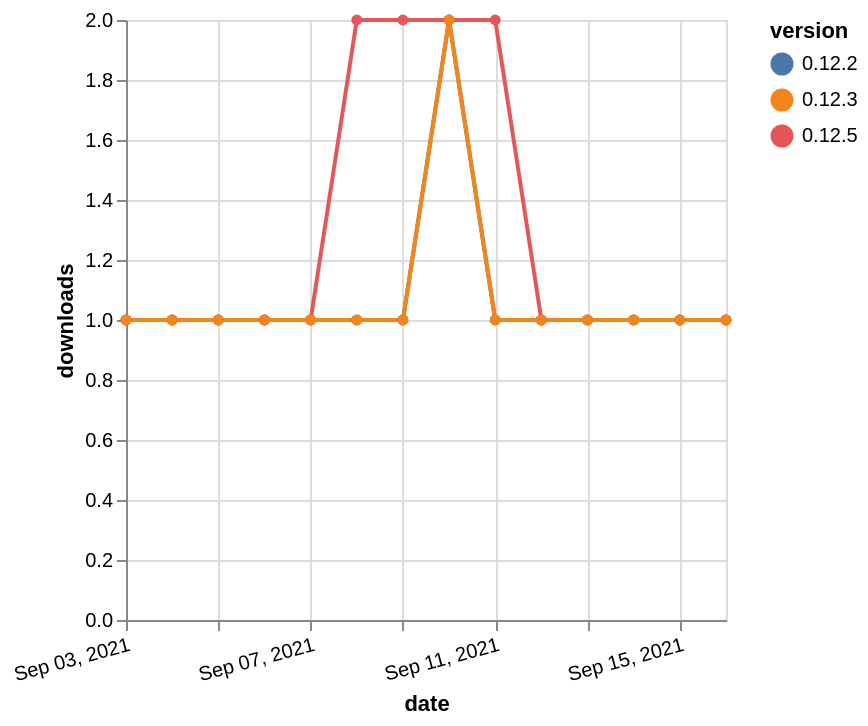

Write the Vega-Lite specification saved for this chart.
### Vega-Lite specification from a JSON file in a GitHub repository (floating-point values rounded to 4 significant figures)
{"$schema": "https://vega.github.io/schema/vega-lite/v5.json", "description": "A simple bar chart with embedded data.", "data": {"values": [{"date": "2021-09-03", "total": 144, "delta": 1, "version": "0.12.2"}, {"date": "2021-09-04", "total": 145, "delta": 1, "version": "0.12.2"}, {"date": "2021-09-05", "total": 146, "delta": 1, "version": "0.12.2"}, {"date": "2021-09-06", "total": 147, "delta": 1, "version": "0.12.2"}, {"date": "2021-09-07", "total": 148, "delta": 1, "version": "0.12.2"}, {"date": "2021-09-08", "total": 149, "delta": 1, "version": "0.12.2"}, {"date": "2021-09-09", "total": 150, "delta": 1, "version": "0.12.2"}, {"date": "2021-09-10", "total": 152, "delta": 2, "version": "0.12.2"}, {"date": "2021-09-11", "total": 153, "delta": 1, "version": "0.12.2"}, {"date": "2021-09-12", "total": 154, "delta": 1, "version": "0.12.2"}, {"date": "2021-09-13", "total": 155, "delta": 1, "version": "0.12.2"}, {"date": "2021-09-14", "total": 156, "delta": 1, "version": "0.12.2"}, {"date": "2021-09-15", "total": 157, "delta": 1, "version": "0.12.2"}, {"date": "2021-09-16", "total": 158, "delta": 1, "version": "0.12.2"}, {"date": "2021-09-03", "total": 215, "delta": 1, "version": "0.12.5"}, {"date": "2021-09-04", "total": 216, "delta": 1, "version": "0.12.5"}, {"date": "2021-09-05", "total": 217, "delta": 1, "version": "0.12.5"}, {"date": "2021-09-06", "total": 218, "delta": 1, "version": "0.12.5"}, {"date": "2021-09-07", "total": 219, "delta": 1, "version": "0.12.5"}, {"date": "2021-09-08", "total": 221, "delta": 2, "version": "0.12.5"}, {"date": "2021-09-09", "total": 223, "delta": 2, "version": "0.12.5"}, {"date": "2021-09-10", "total": 225, "delta": 2, "version": "0.12.5"}, {"date": "2021-09-11", "total": 227, "delta": 2, "version": "0.12.5"}, {"date": "2021-09-12", "total": 228, "delta": 1, "version": "0.12.5"}, {"date": "2021-09-13", "total": 229, "delta": 1, "version": "0.12.5"}, {"date": "2021-09-14", "total": 230, "delta": 1, "version": "0.12.5"}, {"date": "2021-09-15", "total": 231, "delta": 1, "version": "0.12.5"}, {"date": "2021-09-16", "total": 232, "delta": 1, "version": "0.12.5"}, {"date": "2021-09-03", "total": 142, "delta": 1, "version": "0.12.3"}, {"date": "2021-09-04", "total": 143, "delta": 1, "version": "0.12.3"}, {"date": "2021-09-05", "total": 144, "delta": 1, "version": "0.12.3"}, {"date": "2021-09-06", "total": 145, "delta": 1, "version": "0.12.3"}, {"date": "2021-09-07", "total": 146, "delta": 1, "version": "0.12.3"}, {"date": "2021-09-08", "total": 147, "delta": 1, "version": "0.12.3"}, {"date": "2021-09-09", "total": 148, "delta": 1, "version": "0.12.3"}, {"date": "2021-09-10", "total": 150, "delta": 2, "version": "0.12.3"}, {"date": "2021-09-11", "total": 151, "delta": 1, "version": "0.12.3"}, {"date": "2021-09-12", "total": 152, "delta": 1, "version": "0.12.3"}, {"date": "2021-09-13", "total": 153, "delta": 1, "version": "0.12.3"}, {"date": "2021-09-14", "total": 154, "delta": 1, "version": "0.12.3"}, {"date": "2021-09-15", "total": 155, "delta": 1, "version": "0.12.3"}, {"date": "2021-09-16", "total": 156, "delta": 1, "version": "0.12.3"}]}, "width": "container", "mark": {"type": "line", "point": {"filled": true}}, "encoding": {"x": {"field": "date", "type": "temporal", "timeUnit": "yearmonthdate", "title": "date", "axis": {"labelAngle": -15}}, "y": {"field": "delta", "type": "quantitative", "title": "downloads"}, "color": {"field": "version", "type": "nominal"}, "tooltip": {"field": "delta"}}}
